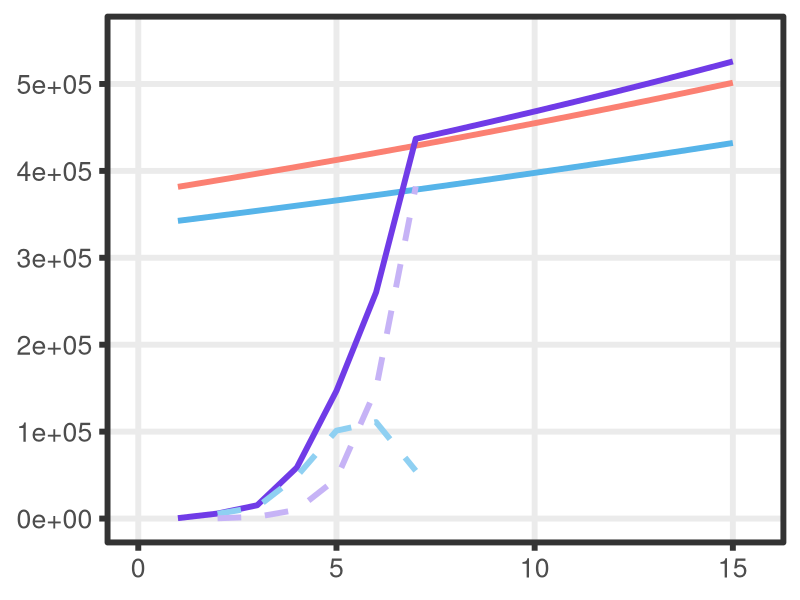
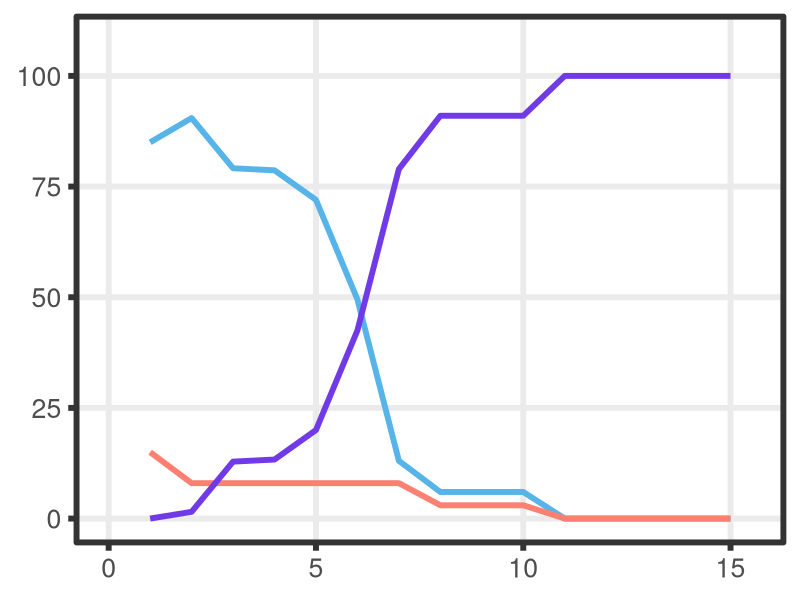

Write the R code that produced these figures, in order.
# ______________________________________________________________________________
# Aydin Karatas
# ___
# University of Southern California
# Department of Quantitative and Computational Biology
# Mooney Lab
# ___
# calc.3T.Ne.R
# ______________________________________________________________________________


library(tidyverse)

# functions ----
# validate that a given value is a single non-negative whole generation.
# `value` is the candidate input and `name` is used in the error message.
validate.whole.generation.count <- function(value, name) {
  if (
    length(value) != 1 ||
      is.na(value) ||
      !is.finite(value) ||
      value != as.integer(value) ||
      value < 0
  ) {
    stop(name, " must be a non-negative whole generation count", call. = FALSE)
  }

  as.integer(value)
}

# build a generation sequence that can be empty when the requested length is 0.
# `start` is the first generation in the block and `len` is the block length.
build.generation.block <- function(start, len) {
  if (len == 0) {
    return(integer(0))
  }

  seq.int(start, start + len - 1L)
}

# return an explicit argument when provided, otherwise pull the default.
# `value` is the user-supplied override, `name` is the default binding name,
# and `defaults.env` is the environment that stores the fallback value.
resolve.default.param <- function(value, name, defaults.env) {
  if (!is.null(value)) {
    return(value)
  }

  get(name, envir = defaults.env)
}

# build the modeled generation layout for the three epochs.
# `epoch.*.len` are the epoch lengths, `gen.time` and `present.year` define the
# timeline, and `start.year` sets the first modeled generation boundary.
calc.epoch.config <- function(
    epoch.1.len,
    epoch.2.len,
    epoch.3.len,
    gen.time,
    present.year,
    start.year = 1625
) {
  epoch.1.len <- validate.whole.generation.count(
    epoch.1.len,
    "epoch.1.len"
  )
  epoch.2.len <- validate.whole.generation.count(
    epoch.2.len,
    "epoch.2.len"
  )
  epoch.3.len <- validate.whole.generation.count(
    epoch.3.len,
    "epoch.3.len"
  )

  max.epoch.1.len <- 7L

  if (epoch.1.len > max.epoch.1.len) {
    stop("epoch.1.len cannot exceed 7 modeled generations", call. = FALSE)
  }

  year.span <- present.year - start.year
  total.generations <- year.span / gen.time

  if (total.generations != as.integer(total.generations)) {
    stop(
      "present.year - start.year must be divisible by gen.time",
      call. = FALSE
    )
  }

  total.generations <- as.integer(total.generations)
  total.epoch.len <- epoch.1.len + epoch.2.len + epoch.3.len

  if (total.epoch.len != total.generations) {
    stop(
      "total epoch length must equal (present.year - start.year) / gen.time",
      call. = FALSE
    )
  }

  epoch.1.generations <- build.generation.block(1L, epoch.1.len)
  epoch.2.generations <- build.generation.block(epoch.1.len + 1L, epoch.2.len)
  epoch.3.first.generation <- if (epoch.3.len == 0) {
    NA_integer_
  } else {
    epoch.1.len + epoch.2.len + 1L
  }
  epoch.3.generations <- build.generation.block(
    epoch.1.len + epoch.2.len + 1L,
    epoch.3.len
  )

  epoch.3.anchor.generation <- NA_integer_

  if (epoch.3.len > 0) {
    if (epoch.2.len > 0) {
      epoch.3.anchor.generation <- max(epoch.2.generations)
    } else if (epoch.1.len > 0) {
      epoch.3.anchor.generation <- max(epoch.1.generations)
    } else {
      stop(
        "epoch 3 requires a prior non-empty epoch to provide an anchor",
        call. = FALSE
      )
    }
  }

  list(
    epoch.1.len = epoch.1.len,
    epoch.2.len = epoch.2.len,
    epoch.3.len = epoch.3.len,
    max.epoch.1.len = max.epoch.1.len,
    start.year = start.year,
    total.generations = total.generations,
    final.generation = total.generations,
    epoch.1.generations = epoch.1.generations,
    epoch.1.sex.generations = epoch.1.generations[epoch.1.generations >= 2],
    epoch.2.generations = epoch.2.generations,
    epoch.2.parental.generations = epoch.2.generations[
      epoch.2.generations >= 2
    ],
    epoch.3.generations = epoch.3.generations,
    epoch.3.first.generation = epoch.3.first.generation,
    epoch.3.anchor.generation = epoch.3.anchor.generation
  )
}

# create the African and European ancestry proportions by modeled generation.
# `mooney.cg[1]` is a dummy value for alignment. The paper-derived values start
# at `mooney.cg[2]`, so modeled G1 uses position 2.
build.mixing.props <- function(
    epoch.config,
    mooney.cg,
    epoch.1.eur.prop,
    epoch.2.afr.prop,
    epoch.2.eur.prop,
    epoch.3.afr.prop,
    epoch.3.eur.prop
) {
  if (epoch.config$epoch.1.len > length(mooney.cg) - 1L) {
    stop(
      "epoch.1.len cannot exceed paper-derived mooney.cg values",
      call. = FALSE
    )
  }

  epoch.1.cg <- if (epoch.config$epoch.1.len == 0L) {
    numeric(0)
  } else {
    mooney.cg[seq.int(2L, epoch.config$epoch.1.len + 1L)]
  }
  s.eur <- c(
    rep(epoch.1.eur.prop, epoch.config$epoch.1.len),
    rep(epoch.2.eur.prop, epoch.config$epoch.2.len),
    rep(epoch.3.eur.prop, epoch.config$epoch.3.len)
  )
  s.afr <- c(
    (1 - epoch.1.eur.prop) * epoch.1.cg,
    rep(epoch.2.afr.prop, epoch.config$epoch.2.len),
    rep(epoch.3.afr.prop, epoch.config$epoch.3.len)
  )

  if (
    length(s.eur) != epoch.config$total.generations ||
      length(s.afr) != epoch.config$total.generations
  ) {
    stop("AA.mixing.props vectors must not recycle", call. = FALSE)
  }

  tibble(
    g = seq_len(epoch.config$total.generations),
    s.afr = s.afr,
    s.eur = s.eur,
    h = pmax(1 - s.afr - s.eur, 0)
  )
}

# intersect generation windows with historical periods and measure coverage.
# `window.tbl` is the generation map and `hacker.tbl` is the historical  period
# table with start and end years.
calc.period.overlaps <- function(window.tbl, hacker.tbl) {
  merge(window.tbl, hacker.tbl, by = NULL) %>%
    as_tibble() %>%
    mutate(
      period.length = end.year - start.year,
      overlap.start.year = pmax(window.start.year, start.year),
      overlap.end.year = pmin(window.end.year, end.year),
      overlap.years = pmax(0, overlap.end.year - overlap.start.year),
      overlap.weight = overlap.years / period.length
    ) %>%
    filter(overlap.years > 0) %>%
    arrange(generation, start.year)
}

# estimate population size at a year by interpolating inside a period.
# `year` is the target year to query and `hacker.tbl` contains the period
# boundaries plus beginning and ending population sizes.
calc.boundary.population <- function(year, hacker.tbl) {
  if (is.na(year)) {
    return(NA_real_)
  }

  if (year < min(hacker.tbl$start.year) || year > max(hacker.tbl$end.year)) {
    return(NA_real_)
  }

  period.idx <- which(
    hacker.tbl$start.year <= year & hacker.tbl$end.year >= year
  )
  period.idx <- period.idx[length(period.idx)]
  period.row <- hacker.tbl[period.idx, ]
  period.length <- period.row$end.year - period.row$start.year
  period.frac <- (year - period.row$start.year) / period.length

  period.row$pop.beginning +
    period.frac * (period.row$pop.end - period.row$pop.beginning)
}

# build a generation map with explicit labels and calendar windows.
# G0 can be built with `first.generation = 0`, but modeled output starts at G1.
build.generation.map <- function(
    first.generation,
    generation.count,
    start.year,
    gen.time
) {
  tibble(
    generation = seq.int(
      first.generation,
      first.generation + generation.count - 1L
    ),
    generation.start.year = seq(
      start.year,
      start.year + gen.time * (generation.count - 1L),
      by = gen.time
    ),
    generation.end.year = generation.start.year + gen.time,
    generation.window.years = generation.end.year - generation.start.year,
    window.start.year = generation.start.year,
    window.end.year = generation.end.year
  )
}

# aggregate historical inputs over generation windows.
# This returns source-history summaries only; callers decide which rows are part
# of the modeled trajectory.
aggregate.generation.history <- function(
    generation.map,
    hacker.tbl,
    hacker.end.year
) {
  history.overlap <- calc.period.overlaps(generation.map, hacker.tbl) %>%
    select(
      generation,
      generation.start.year,
      generation.end.year,
      period,
      start.year,
      end.year,
      overlap.start.year,
      overlap.end.year,
      overlap.years,
      overlap.weight,
      imported,
      births,
      assumed.birth.rate,
      person.years.lived
    )

  history.agg <- history.overlap %>%
    group_by(generation, generation.start.year, generation.end.year) %>%
    summarise(
      periods = paste(period, collapse = ", "),
      imported = sum(imported * overlap.weight, na.rm = TRUE),
      births = sum(births * overlap.weight, na.rm = TRUE),
      birth.rate = weighted.mean(
        assumed.birth.rate,
        person.years.lived * overlap.weight,
        na.rm = TRUE
      ),
      aggregation.start.year = min(overlap.start.year),
      aggregation.end.year = max(overlap.end.year),
      hacker.window.years = sum(overlap.years),
      .groups = "drop"
    )

  history.agg <- generation.map %>%
    select(
      generation,
      generation.start.year,
      generation.end.year,
      generation.window.years
    ) %>%
    left_join(
      history.agg,
      by = c("generation", "generation.start.year", "generation.end.year")
    ) %>%
    mutate(
      population.boundary.year = if_else(
        generation.start.year < hacker.end.year,
        pmin(generation.end.year, hacker.end.year),
        NA_real_
      ),
      pop.end = map_dbl(
        population.boundary.year,
        calc.boundary.population,
        hacker.tbl = hacker.tbl
      ),
      is.truncated = !is.na(hacker.window.years) &
        hacker.window.years < generation.window.years
    )

  list(overlap = history.overlap, agg = history.agg)
}

# add a readable epoch label to each generation row.
# `AA.ne` is the analysis table and `epoch.config` supplies the generation
# ranges used to assign the three epoch labels.
make.epoch.labels <- function(AA.ne, epoch.config) {
  epoch.1.label <- if (length(epoch.config$epoch.1.generations) > 0) {
    "Epoch 1: Import-influenced sex proportions"
  } else {
    NA_character_
  }
  epoch.2.label <- if (length(epoch.config$epoch.2.generations) > 0) {
      "Epoch 2: WF 'Inbreeding Nb'"
  } else {
    NA_character_
  }
  epoch.3.label <- if (length(epoch.config$epoch.3.generations) > 0) {
      "Epoch 3: Modern exponential growth"
  } else {
    NA_character_
  }

  AA.ne %>%
    mutate(
      epoch = case_when(
        generation %in% epoch.config$epoch.1.generations ~ epoch.1.label,
        generation %in% epoch.config$epoch.2.generations ~ epoch.2.label,
        generation %in% epoch.config$epoch.3.generations ~ epoch.3.label
      )
    )
}

# check that the derived tables are internally consistent before returning.
# `AA.ne`, `AA.overlap`, and `AA.mixing.props` are the computed outputs, while
# the remaining arguments provide the timeline and boundary checks.
validate.analysis.outputs <- function(
    AA.ne,
    AA.overlap,
    AA.mixing.props,
    epoch.config,
    gen.time,
    present.year
) {
  stopifnot(
    identical(
      sort(AA.ne$generation),
      seq_len(epoch.config$total.generations)
    ),
    nrow(AA.mixing.props) == epoch.config$total.generations,
    identical(AA.mixing.props$g, seq_len(epoch.config$total.generations)),
    all(AA.ne$generation.window.years == gen.time),
    AA.ne$generation.start.year[1] == epoch.config$start.year,
    AA.ne$generation.end.year[epoch.config$final.generation] == present.year,
    all(AA.overlap$overlap.weight > 0),
    all(AA.overlap$overlap.weight <= 1),
    !is.na(AA.ne$female.total[1]),
    !is.na(AA.ne$male.total[1]),
    all(!is.na(AA.ne$female.total[epoch.config$epoch.1.sex.generations])),
    all(!is.na(AA.ne$male.total[epoch.config$epoch.1.sex.generations])),
    all(
      !is.na(
        AA.ne$parental.population[epoch.config$epoch.2.parental.generations]
      )
    ),
    all(!is.na(AA.ne$k[epoch.config$epoch.2.generations])),
    all(is.finite(AA.ne$admix.ne[epoch.config$epoch.2.generations])),
    all(AA.ne$admix.ne[epoch.config$epoch.2.generations] > 0),
    all(is.finite(AA.ne$import.ne[epoch.config$epoch.2.generations])),
    all(AA.ne$import.ne[epoch.config$epoch.2.generations] >= 0),
    all(
      is.na(AA.ne$import.female[epoch.config$epoch.2.generations]) |
        AA.ne$import.female[epoch.config$epoch.2.generations] > 0
    ),
    all(
      is.na(AA.ne$import.male[epoch.config$epoch.2.generations]) |
        AA.ne$import.male[epoch.config$epoch.2.generations] > 0
    ),
    all(
      abs(
        AA.ne$ne[epoch.config$epoch.2.generations] -
          AA.ne$admix.ne[epoch.config$epoch.2.generations] -
          AA.ne$import.ne[epoch.config$epoch.2.generations]
      ) < 1e-6
    ),
    all(
      AA.ne$import.ne[
        epoch.config$epoch.2.generations[
          AA.ne$imported[epoch.config$epoch.2.generations] <= 0
        ]
      ] == 0
    ),
    all(
      grepl(
        "^Epoch 3:",
        AA.ne$epoch[epoch.config$epoch.3.generations]
      )
    ),
    all(is.finite(AA.ne$ne)),
    all(AA.ne$ne > 0)
  )
}

# compute the full AA Ne analysis and return every intermediate table.
# the scalar arguments control the demographic timeline, G1 initialization, and
# epoch settings, while `mooney.cg` and `hacker.tbl` provide the input data.
calc.aa.ne.results <- function(
    gen.time = NULL,
    hacker.end.year = NULL,
    present.year = NULL,
    epoch.1.len = NULL,
    epoch.2.len = NULL,
    epoch.3.len = NULL,
    epoch.3.growth.rate = NULL,
    mooney.cg = NULL,
    epoch.1.eur.prop = NULL,
    epoch.2.afr.prop = NULL,
    epoch.2.eur.prop = NULL,
    epoch.3.afr.prop = NULL,
    epoch.3.eur.prop = NULL,
    hacker.tbl = NULL
) {
  defaults.env <- parent.env(environment())
  gen.time <- resolve.default.param(gen.time, "gen.time", defaults.env)
  hacker.end.year <- resolve.default.param(
    hacker.end.year,
    "hacker.end.year",
    defaults.env
  )
  present.year <- resolve.default.param(
    present.year,
    "present.year",
    defaults.env
  )
  epoch.1.len <- resolve.default.param(
    epoch.1.len,
    "epoch.1.len",
    defaults.env
  )
  epoch.2.len <- resolve.default.param(
    epoch.2.len,
    "epoch.2.len",
    defaults.env
  )
  epoch.3.len <- resolve.default.param(
    epoch.3.len,
    "epoch.3.len",
    defaults.env
  )
  epoch.3.growth.rate <- resolve.default.param(
    epoch.3.growth.rate,
    "epoch.3.growth.rate",
    defaults.env
  )
  mooney.cg <- resolve.default.param(mooney.cg, "mooney.cg", defaults.env)
  epoch.1.eur.prop <- resolve.default.param(
    epoch.1.eur.prop,
    "epoch.1.eur.prop",
    defaults.env
  )
  epoch.2.afr.prop <- resolve.default.param(
    epoch.2.afr.prop,
    "epoch.2.afr.prop",
    defaults.env
  )
  epoch.2.eur.prop <- resolve.default.param(
    epoch.2.eur.prop,
    "epoch.2.eur.prop",
    defaults.env
  )
  epoch.3.afr.prop <- resolve.default.param(
    epoch.3.afr.prop,
    "epoch.3.afr.prop",
    defaults.env
  )
  epoch.3.eur.prop <- resolve.default.param(
    epoch.3.eur.prop,
    "epoch.3.eur.prop",
    defaults.env
  )
  hacker.tbl <- resolve.default.param(hacker.tbl, "hacker.tbl", defaults.env)

  epoch.config <- calc.epoch.config(
    epoch.1.len = epoch.1.len,
    epoch.2.len = epoch.2.len,
    epoch.3.len = epoch.3.len,
    gen.time = gen.time,
    present.year = present.year
  )

  AA.mixing.props <- build.mixing.props(
    epoch.config = epoch.config,
    mooney.cg = mooney.cg,
    epoch.1.eur.prop = epoch.1.eur.prop,
    epoch.2.afr.prop = epoch.2.afr.prop,
    epoch.2.eur.prop = epoch.2.eur.prop,
    epoch.3.afr.prop = epoch.3.afr.prop,
    epoch.3.eur.prop = epoch.3.eur.prop
  )

  AA.hacker.tbl <- hacker.tbl %>%
    mutate(
      start.year = as.numeric(sub("-.*", "", period)),
      end.year = as.numeric(sub(".*-", "", period))
    ) %>%
    select(
      period,
      start.year,
      end.year,
      person.years.lived,
      assumed.birth.rate,
      imported,
      births,
      pop.beginning,
      pop.end
    )

  # G0 is a historical initialization window only. It is not returned in AA.ne,
  # not included in AA.mixing.props, and not plotted as part of the AA model.
  g0.generation.map <- build.generation.map(
    first.generation = 0L,
    generation.count = 1L,
    start.year = epoch.config$start.year - gen.time,
    gen.time = gen.time
  )

  AA.generation.map <- build.generation.map(
    first.generation = 1L,
    generation.count = epoch.config$total.generations,
    start.year = epoch.config$start.year,
    gen.time = gen.time
  )

  g0.history <- aggregate.generation.history(
    generation.map = g0.generation.map,
    hacker.tbl = AA.hacker.tbl,
    hacker.end.year = hacker.end.year
  )
  AA.history <- aggregate.generation.history(
    generation.map = AA.generation.map,
    hacker.tbl = AA.hacker.tbl,
    hacker.end.year = hacker.end.year
  )
  AA.overlap <- AA.history$overlap
  g0.agg <- g0.history$agg
  AA.agg <- AA.history$agg

  g0.african.potential.parents <- g0.agg$pop.end[1] - g0.agg$births[1]
  g1.imported <- AA.agg$imported[AA.agg$generation == 1]
  g1.african.total <- g0.african.potential.parents + g1.imported
  g1.european.total <- g1.african.total * 0.15
  g1.female.total <- g1.african.total * (1 / 3)
  g1.male.total <- g1.african.total * (2 / 3) + g1.european.total
  ne.g1 <- 4 * g1.female.total * g1.male.total /
    (g1.female.total + g1.male.total)

  stopifnot(
    is.finite(g0.african.potential.parents),
    g0.african.potential.parents >= 0,
    is.finite(g1.imported),
    is.finite(ne.g1),
    ne.g1 > 0
  )

  AA.ne <- AA.agg %>%
    arrange(generation) %>%
    mutate(
      population.at.generation.start = map_dbl(
        generation.start.year,
        calc.boundary.population,
        hacker.tbl = AA.hacker.tbl
      ),
      prev.births = dplyr::lag(births),
      previous.birth.periods = NA_character_,
      births.in.previous.25.years = NA_real_,
      female.imported = if_else(
        generation %in% epoch.config$epoch.1.sex.generations,
        ceiling(imported / 3),
        NA_real_
      ),
      male.imported = if_else(
        generation %in% epoch.config$epoch.1.sex.generations,
        floor(2 * imported / 3),
        NA_real_
      ),
      female.potential = if_else(
        generation %in% epoch.config$epoch.1.sex.generations,
        0.5 * prev.births,
        NA_real_
      ),
      male.potential = if_else(
        generation %in% epoch.config$epoch.1.sex.generations,
        0.5 * prev.births,
        NA_real_
      ),
      female.total = case_when(
        generation == 1 ~ g1.female.total,
        TRUE ~ female.imported + female.potential
      ),
      male.total = case_when(
        generation == 1 ~ g1.male.total,
        TRUE ~ male.imported + male.potential
      ),
      adult.population.age25.proxy = NA_real_,
      parental.population = if_else(
        generation %in% epoch.config$epoch.2.generations,
        prev.births,
        NA_real_
      ),
      parental.population.method = if_else(
        generation %in% epoch.config$epoch.2.generations,
        "prev.births plus separate import Ne component",
        NA_character_
      ),
      k = if_else(
        generation %in% epoch.config$epoch.2.generations,
        gen.time * birth.rate / 1000,
        NA_real_
      ),
      import.female = if_else(
        generation %in% epoch.config$epoch.2.generations & imported > 0,
        ceiling(imported / 3),
        NA_real_
      ),
      import.male = if_else(
        generation %in% epoch.config$epoch.2.generations & imported > 0,
        floor(2 * imported / 3),
        NA_real_
      ),
      admix.ne = if_else(
        generation %in% epoch.config$epoch.2.generations,
        (k * parental.population - 1) / k,
        NA_real_
      ),
      import.ne = case_when(
        generation %in% epoch.config$epoch.2.generations &
          imported > 0 &
          import.female > 0 &
          import.male > 0 ~
            4 * import.female * import.male / (import.female + import.male),
        generation %in% epoch.config$epoch.2.generations ~ 0,
        TRUE ~ NA_real_
      )
    )

  AA.ne <- AA.ne %>%
    mutate(
      ne = case_when(
        generation == 1 ~ ne.g1,
        generation %in% epoch.config$epoch.1.sex.generations ~
          4 * female.total * male.total / (female.total + male.total),
        generation %in% epoch.config$epoch.2.generations ~
          admix.ne + import.ne,
        TRUE ~ NA_real_
      )
    )

  epoch.3.anchor.ne <- if (length(epoch.config$epoch.3.generations) == 0) {
    NA_real_
  } else {
    AA.ne %>%
      filter(generation == epoch.config$epoch.3.anchor.generation) %>%
      pull(ne)
  }

  AA.ne <- AA.ne %>%
    mutate(
      ne = if_else(
        generation %in% epoch.config$epoch.3.generations,
        epoch.3.anchor.ne *
          exp(epoch.3.growth.rate *
            (generation - epoch.config$epoch.3.anchor.generation)),
        ne
      ),
      n.f.plus.m = (female.total + male.total),
      ne.over.n = ne / n.f.plus.m,
      four.f.m = 4 * (female.total / n.f.plus.m) * (male.total / n.f.plus.m)
    ) %>%
    make.epoch.labels(epoch.config) %>%
    select(
      generation,
      generation.start.year,
      generation.end.year,
      generation.window.years,
      aggregation.start.year,
      aggregation.end.year,
      hacker.window.years,
      is.truncated,
      population.boundary.year,
      periods,
      epoch,
      imported,
      births,
      birth.rate,
      prev.births,
      pop.end,
      previous.birth.periods,
      births.in.previous.25.years,
      population.at.generation.start,
      female.total,
      male.total,
      adult.population.age25.proxy,
      parental.population,
      parental.population.method,
      k,
      admix.ne,
      import.female,
      import.male,
      import.ne,
      ne,
      n.f.plus.m,
      ne.over.n,
      four.f.m
    )

  validate.analysis.outputs(
    AA.ne = AA.ne,
    AA.overlap = AA.overlap,
    AA.mixing.props = AA.mixing.props,
    epoch.config = epoch.config,
    gen.time = gen.time,
    present.year = present.year
  )

  list(
    AA.ne = AA.ne,
    AA.overlap = AA.overlap,
    AA.mixing.props = AA.mixing.props,
    epoch.config = epoch.config,
    ne.g1 = ne.g1,
    epoch.3.anchor.ne = epoch.3.anchor.ne,
    epoch.3.growth.rate = epoch.3.growth.rate
  )
}


# tunable parameters ----
gen.time <- 25
hacker.end.year <- 1865
present.year <- 2000
epoch.1.len <- 1
epoch.2.len <- 6 
epoch.3.len <- 8

# This source table keeps several historical columns for completeness. The model
# directly uses only period, person-years, birth-rate, imports, births, and
# population-boundary columns selected into `AA.hacker.tbl`.
hacker.tbl <- data.frame(
  period = c(
    "1610-1620", "1620-1630", "1630-1640", "1640-1650", "1650-1660",
    "1660-1670", "1670-1680", "1680-1690", "1690-1700", "1700-1710",
    "1710-1720", "1720-1730", "1730-1740", "1740-1750", "1750-1760",
    "1760-1770", "1770-1780", "1780-1790", "1790-1800", "1800-1810",
    "1810-1820", "1820-1830", "1830-1840", "1840-1850", "1850-1860",
    "1860-1861", "1861-1862", "1862-1863", "1863-1864", "1864-1865"
  ),
  pop.beginning = c(
    0, 20, 59, 585, 1568,
    2862, 4444, 6832, 16394, 27806,
    41844, 67294, 95669, 156040, 247027,
    319290, 459446, 558921, 706514, 908036,
    1195182, 1550757, 2021968, 2530405, 3204420,
    3953760, 3991133, 3903859, 3815760, 3726828
  ),
  pop.end = c(
    20, 59, 585, 1568, 2862,
    4444, 6832, 16394, 27806, 41844,
    67294, 95669, 156040, 247027, 319290,
    459446, 558921, 706514, 908036, 1195182,
    1550757, 2021968, 2530405, 3204420, 3953760,
    3991133, 3903859, 3815760, 3726828, 3630336
  ),
  growth.rate.10yr = c(
    NA, 195.0, 891.5, 168.0, 82.5,
    55.3, 53.7, 140.0, 69.6, 50.5,
    60.8, 42.2, 63.1, 58.3, 29.3,
    43.9, 21.7, 26.4, 28.5, 31.6,
    29.8, 30.4, 25.1, 26.6, 23.4,
    NA, NA, NA, NA, NA
  ),
  person.years.lived = c(
    16, 361, 2293, 9970, 21505,
    35952, 55527, 109243, 215999, 343482,
    535651, 806513, 1234030, 1980625, 2816150,
    3851269, 5075599, 6298380, 8030652, 10450423,
    13652609, 17759559, 22666906, 28541607, 35659777,
    3972417, 3947335, 3859642, 3771119, 3144251
  ),
  hours.worked.millions = c(
    0, 1, 5, 23, 49,
    82, 127, 251, 496, 788,
    1229, 1850, 2831, 4544, 6461,
    8835, 11644, 14449, 18423, 23975,
    31321, 40743, 52001, 65478, 81808,
    9113, 9056, 8855, 8651, 7213
  ),
  assumed.birth.rate = c(
    NA, 22.4, 22.4, 22.4, 22.4,
    22.4, 26.5, 27.3, 29.1, 31.0,
    34.6, 41.3, 41.4, 41.2, 46.4,
    39.5, 39.1, 44.7, 50.3, 55.8,
    55.7, 56.5, 56.5, 54.0, 52.3,
    49.6, 49.6, 49.6, 49.6, 49.6
  ),
  births = c(
    NA, 8, 51, 223, 481,
    804, 1472, 2986, 6295, 10635,
    18524, 33316, 51150, 81536, 130654,
    151957, 198660, 281549, 403648, 583395,
    759768, 1003859, 1280680, 1539820, 1865898,
    197032, 195788, 191438, 187048, 155955
  ),
  imported = c(
    32, 150, 110, 301, 1335,
    3038, 3582, 4947, 8197, 16442,
    17622, 41334, 66672, 26455, 44718,
    59557, 41129, 25105, 16183, 77368,
    5207, 410, 91, 0, 303,
    110, 0, 0, 0, 0
  ),
  smuggled = c(
    NA, NA, NA, NA, NA,
    NA, NA, NA, NA, NA,
    NA, NA, NA, NA, NA,
    NA, NA, NA, NA, NA,
    NA, 1100, 900, 500, 200,
    NA, NA, NA, NA, NA
  ),
  natural.increase.rate = c(
    NA, -30.8, 18.1, 6.8, -0.2,
    -4.0, -2.2, 4.2, 1.5, -0.7,
    1.5, -1.6, -0.5, 3.3, 1.0,
    2.1, 1.3, 2.2, 2.6, 2.4,
    2.7, 2.9, 2.4, 2.4, 2.2,
    NA, NA, NA, NA, NA
  ),
  births.plus.imports = c(
    32, 158, 161, 524, 1816,
    3842, 5054, 7933, 14492, 27077,
    36146, 74650, 117822, 107991, 175372,
    211514, 239789, 306654, 419831, 660763,
    764975, 1005369, 1281671, 1540320, 1866401,
    197142, 195788, 191438, 187048, 155955
  ),
  percent.total = c(
    0.0, 0.0, 0.0, 0.0, 0.0,
    0.0, 0.1, 0.1, 0.1, 0.3,
    0.4, 0.8, 1.2, 1.1, 1.8,
    2.2, 2.4, 3.1, 4.3, 6.7,
    7.8, 10.3, 13.1, 15.7, 19.0,
    2.0, 2.0, 2.0, 1.9, 1.6
  ),
  cumulative.number = c(
    32, 190, 351, 875, 2691,
    6533, 11587, 19520, 34012, 61089,
    97235, 171885, 289707, 397698, 573070,
    784584, 1024373, 1331027, 1750858, 2411621,
    3176596, 4181965, 5463636, 7003956, 8870357,
    9067499, 9263287, 9454725, 9641773, 9797728
  ),
  cumulative.percent = c(
    0.0, 0.0, 0.0, 0.0, 0.0,
    0.1, 0.1, 0.2, 0.3, 0.6,
    1.0, 1.8, 3.0, 4.1, 5.8,
    8.0, 10.5, 13.6, 17.9, 24.6,
    32.4, 42.7, 55.8, 71.5, 90.5,
    92.5, 94.5, 96.5, 98.4, 100.0
  ),
  stringsAsFactors = FALSE
)

epoch.3.growth.rate <- 0.023175

epoch.1.eur.prop <- 0.08
epoch.2.afr.prop <- 0.06
epoch.2.eur.prop <- 0.03
epoch.3.afr.prop <- 0
epoch.3.eur.prop <- 0

# The first value is a dummy index placeholder. The paper-derived values start
# at position 2, so modeled G1 uses `mooney.cg[2]`.
mooney.cg <- c(
  1,
  1,
  0.9835,
  0.8602,
  0.8551,
  0.7826,
  0.5380,
  0.1418
)

# plot colors
afr.prim <- "#56B4E9"
afr.sec <- "#8FD0F2"
eur.prim <- "#fb8072"
admix.prim <- "#703BE7"
admix.sec <- "#C6B3F6"
# calculations ----
analysis.results <- calc.aa.ne.results()

AA.ne <- analysis.results$AA.ne
AA.overlap <- analysis.results$AA.overlap
AA.mixing.props <- analysis.results$AA.mixing.props
epoch.config <- analysis.results$epoch.config
ne.g1 <- analysis.results$ne.g1
epoch.3.anchor.ne <- analysis.results$epoch.3.anchor.ne


# plotting ----
summary.generations <- c(
  epoch.config$epoch.1.generations,
  epoch.config$epoch.2.generations,
  epoch.config$final.generation
)
summary.generations <- sort(unique(summary.generations))

cat("\nHistorical generation-level ADMIX Ne summary\n")
print(
  AA.ne %>%
    filter(generation %in% summary.generations) %>%
    select(
      generation,
      generation.start.year,
      generation.end.year,
      epoch,
      is.truncated,
      imported,
      births,
      birth.rate,
      prev.births,
      female.total,
      male.total,
      adult.population.age25.proxy,
      parental.population,
      parental.population.method,
      k,
      admix.ne,
      import.female,
      import.male,
      import.ne,
      ne
    ),
  n = Inf
)

cat(
  paste0(
    "\nHistorical present-day G",
    epoch.config$final.generation,
    " Ne: ",
    round(AA.ne$ne[AA.ne$generation == epoch.config$final.generation], 1),
    "\n"
  )
)

AA.ne.plot <- ggplot(
  data = AA.ne,
  aes(x = generation.end.year, y = ne)
) +
  geom_line(color = admix.prim, linewidth = 1.1) +
  geom_point(aes(shape = epoch), size = 2.5) +
  scale_y_continuous(labels = scales::comma) +
  scale_x_continuous(
    breaks = AA.ne$generation.end.year,
    labels = AA.ne$generation
  ) +
  labs(
    x = "Generation",
    y = "Effective population size",
    shape = NULL,
    title = "Historical generation-level African American Ne",
    subtitle = paste0(
      "G1 initialized Ne = ",
      round(ne.g1, 1),
      " | G",
      epoch.config$epoch.3.anchor.generation,
      " anchor Ne = ",
      round(epoch.3.anchor.ne, 1),
      " | G",
      epoch.config$final.generation,
      " Ne = ",
      round(AA.ne$ne[AA.ne$generation == epoch.config$final.generation], 1)
    )
  ) +
  theme_bw()

if (interactive()) {
  print(AA.ne.plot)
}


# tennessen afr/eur ne trajectory ----
# constants from `other_scripts/const.sh` and `build_3T_demography.py`
t.af.years <- 148000
t.ooa.years <- 51000
t.eu0.years <- 23000
t.eg.years <- 5115
r.eu0 <- 0.00307
r.eu <- 0.0195
r.afr <- 0.0166
n.a <- 7310
n.afr.1 <- 14474
n.b <- 1861
n.eu0 <- 1032

t.af <- t.af.years / gen.time
t.ooa <- t.ooa.years / gen.time
t.eu0 <- t.eu0.years / gen.time
t.eg <- t.eg.years / gen.time
n.eu1 <- n.eu0 / exp(-r.eu0 * (t.eu0 - t.eg))
n.eu.present <- n.eu1 / exp(-r.eu * t.eg)
n.afr.present <- n.afr.1 / exp(-r.afr * t.eg)

tennessen.start.year <- min(AA.ne$generation.start.year)
tennessen.end.year <- present.year
tennessen.years <- seq(tennessen.start.year, tennessen.end.year, by = 1)
tennessen.time.bp <- tennessen.end.year - tennessen.years
tennessen.time.gen <- tennessen.time.bp / gen.time

tennessen.ne <- tibble(
  year = tennessen.years,
  time.bp = tennessen.time.bp,
  time.gen = tennessen.time.gen
) %>%
  mutate(
    afr = case_when(
      time.gen <= t.eg ~ n.afr.present * exp(-r.afr * time.gen),
      time.gen <= t.ooa ~ n.afr.1,
      time.gen <= t.af ~ n.a,
      TRUE ~ NA_real_
    ),
    eur = case_when(
      time.gen <= t.eg ~ n.eu.present * exp(-r.eu * time.gen),
      time.gen <= t.eu0 ~ n.eu1 * exp(-r.eu0 * (time.gen - t.eg)),
      time.gen <= t.ooa ~ n.b,
      TRUE ~ NA_real_
    ),
    epoch = NA,
    admix.ne = NA,
    import.ne = NA
  )

tennessen.ne.long <- tennessen.ne %>%
  pivot_longer(
    cols = c(afr, eur),
    names_to = "population",
    values_to = "ne"
  )

tennessen.ne.plot <- ggplot(
  tennessen.ne.long,
  aes(x = year, y = ne, color = population)
) +
  geom_line(linewidth = 1.1) +
  scale_y_continuous(labels = scales::comma) +
  scale_x_continuous(
    breaks = seq(tennessen.start.year, tennessen.end.year, by = 50)
  ) +
  scale_color_manual(
    values = c(
      afr = afr.prim,
      eur = eur.prim
    ),
    labels = c(
      afr = "Tennessen AFR",
      eur = "Tennessen EUR"
    )
  ) +
  labs(
    x = "Year",
    y = "Effective population size",
    color = NULL,
    title = paste0(
      "Tennessen AFR/EUR effective population size, ",
      tennessen.start.year,
      "-",
      tennessen.end.year
    )
  ) +
  theme_bw()

if (interactive()) {
  print(tennessen.ne.plot)
}


# combined aa/afr/eur ne plot ----
aa.ne.long <- AA.ne %>%
  transmute(
    year = generation.end.year,
    population = "aa",
    ne = ne,
    admix.ne = admix.ne,
    import.ne = import.ne,
    epoch = epoch
  )

combined.ne.long <- bind_rows(
  aa.ne.long,
  tennessen.ne.long %>%
    transmute(year, population, ne, admix.ne, import.ne, epoch)
)

combined.ne.plot <- ggplot(
  combined.ne.long,
  aes(x = year, color = population)
) +
  geom_line(
    aes(y = ne), data = combined.ne.long %>% filter(population != "aa"),
    linewidth = 1.1
  ) +
  geom_line(
    aes(y = ne), data = combined.ne.long %>% filter(population == "aa"),
    linewidth = 1.1
  ) +
  geom_point(
    aes(y = ne, shape = epoch),
    size = 4,
    stroke = 1.1,
    fill = admix.sec,
    color = admix.prim
  ) +
  geom_line(
    aes(y = import.ne, linetype = "Import-only trajectory"),
    data = combined.ne.long %>% filter(population == "aa"),
    linewidth = 1.1,
    color = afr.sec
  ) +
  geom_line(
    aes(y = admix.ne, linetype = "American-born-only trajectory"),
    data = combined.ne.long %>% filter(population == "aa"),
    linewidth = 1.1,
    color = admix.sec
  ) +
  scale_linetype_manual(
    values = c(
      "Import-only trajectory" = "dashed",
      "American-born-only trajectory" = "dashed"
    ),
    name = "AA sub-trajectories"
  ) +
  scale_shape_manual(
    values = c(
      `Epoch 1: Import-influenced sex proportions` = 22,
      `Epoch 2: WF 'Inbreeding Nb'` = 21,
      `Epoch 3: Modern exponential growth` = 24
    ),
    labels = c(
      `Epoch 1: Import-influenced sex proportions` =
        "Founders' sex proportions",
      `Epoch 2: WF 'Inbreeding Nb'` =
        "US-born WF + Imports' sex proportions",
      `Epoch 3: Modern exponential growth` =
        "Modern exponential growth"
    ),
    name = "AA generation-wise calculation method",
    na.translate = FALSE
  ) +
  scale_color_manual(
    values = c(
      aa = admix.prim,
      afr = afr.prim,
      eur = eur.prim
    ),
    labels = c(
      aa = "Derived AA",
      afr = "Tennessen AFR",
      eur = "Tennessen EUR"
    ),
    name = "Populations"
  ) +
  scale_y_continuous(labels = scales::comma) +
  scale_x_continuous(
    breaks = seq(tennessen.start.year, tennessen.end.year, by = 50)
  ) +
  labs(
    x = "Year",
    y = "Effective population size",
    color = NULL,
    title = paste0(
      "African, European, and African American effective population size, ",
      tennessen.start.year,
      "-",
      tennessen.end.year
    )
  ) +
  guides(
    color = guide_legend(order = 1),
    linetype = guide_legend(order = 2),
    shape = guide_legend(order = 3)
  ) +
  theme_bw(base_size = 18) +
  theme(
    legend.position = c(0.98, 0.02),
    legend.justification = c(1, 0),
    legend.background = element_rect(
      fill = scales::alpha("white", 0.9),
      color = "black"
    ),
    legend.box = "vertical"
  )

if (interactive()) {
  print(combined.ne.plot)
}

# Ne plot for PEQG ----
line.sizes = 2
combined.ne.long <- combined.ne.long %>%
  mutate(generation = as.integer((year - 1625) / gen.time)) %>%
  filter(generation > 0, year %% gen.time == 0)
combined.ne.plot <- ggplot(
  combined.ne.long,
  aes(x = generation, color = population)
) +
  geom_line(
    aes(y = ne),
    data = combined.ne.long %>% filter(population != "aa"),
    linewidth = line.sizes
  ) +
  geom_line(
    aes(y = ne),
    data = combined.ne.long %>% filter(population == "aa"),
    linewidth = line.sizes
  ) +
  geom_line(
    aes(y = import.ne),
    data = combined.ne.long %>% filter(population == "aa"),
    linewidth = line.sizes,
    color = afr.sec,
    linetype = "dashed"
  ) +
  geom_line(
    aes(y = admix.ne),
    data = combined.ne.long %>% filter(population == "aa"),
    linewidth = line.sizes,
    color = admix.sec,
    linetype = "dashed"
  ) +
  scale_color_manual(
    values = c(
      aa = admix.prim,
      afr = afr.prim,
      eur = eur.prim
    )
  ) +
  scale_y_continuous(
    breaks = c(0, 100000, 200000, 300000, 400000, 500000),
    limits = c(0, 550000)
  ) +
  scale_x_continuous(
    breaks = c(0, 5, 10, 15),
    limits = c(0, 15.5)
  ) +
  coord_cartesian(clip = "off") +
  theme_bw(base_size = 24, base_line_size = line.sizes, base_rect_size = line.sizes) +
  theme(
    legend.position = "none",
    panel.grid.minor = element_blank(),
    axis.title.x = element_blank(),
    axis.title.y = element_blank()
  )

if (interactive()) {
  print(combined.ne.plot)
}

# save Ne figure for PEQG
pdf(
  "~/proj/ibd_compare_results/ne_plot.pdf",
  width = 8,
  height = 5,
  family = "Helvetica"
)

print(combined.ne.plot)

dev.off()

# mixing proportions plot ----
admix.tbl <- tibble(
  generation = 1:15,
  
  afr = c(
    0.850000,
    0.904820,
    0.791384,
    0.786692,
    0.719992,
    0.494960,
    0.130456,
    0.060000,
    0.060000,
    0.060000,
    0.000000,
    0.000000,
    0.000000,
    0.000000,
    0.000000
  ),
  
  eur = c(
    0.150000,
    0.080000,
    0.080000,
    0.080000,
    0.080000,
    0.080000,
    0.080000,
    0.030000,
    0.030000,
    0.030000,
    0.000000,
    0.000000,
    0.000000,
    0.000000,
    0.000000
  ),
  
  prior.admix = c(
    0.000000,
    0.015180,
    0.128616,
    0.133308,
    0.200008,
    0.425040,
    0.789544,
    0.910000,
    0.910000,
    0.910000,
    1.000000,
    1.000000,
    1.000000,
    1.000000,
    1.000000
  )
)

# long format
admix.long <- admix.tbl %>%
  pivot_longer(
    cols = -generation,
    names_to = "ancestry",
    values_to = "proportion"
  ) %>%
  mutate(perc = proportion * 100)


admix.plot <- ggplot(
  admix.long,
  aes(
    x = generation,
    y = perc,
    color = ancestry
  )
) +
  geom_line(
    linewidth = line.sizes
  ) +
  scale_color_manual(
    values = c(
      afr = afr.prim,
      eur = eur.prim,
      prior.admix = admix.prim
    )
  ) +
  scale_x_continuous(
    breaks = c(0, 5, 10, 15),
    limits = c(0, 15.5)
  ) +
  scale_y_continuous(
    breaks = c(0, 25, 50, 75, 100),
    limits = c(0, 108)
  ) +
  coord_cartesian(clip = "off") +
  theme_bw(
    base_size = 24,
    base_line_size = line.sizes,
    base_rect_size = line.sizes
  ) +
  theme(
    legend.position = "none",
    panel.grid.minor = element_blank(),
    axis.title.x = element_blank(),
    axis.title.y = element_blank()
  )

if (interactive()) {
  print(admix.plot)
}

# save Ne figure for PEQG
pdf(
  "~/proj/ibd_compare_results/anc_plot.pdf",
  width = 8,
  height = 5,
  family = "Helvetica"
)

print(admix.plot)

dev.off()
